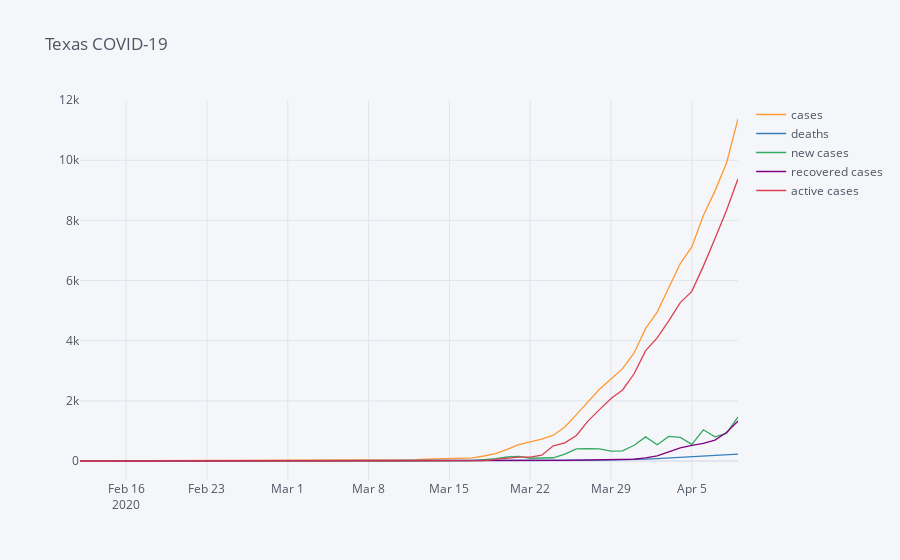

Notebook cell for this chart:
### Code cell
state_data.iplot(title=f"{state} COVID-19")
